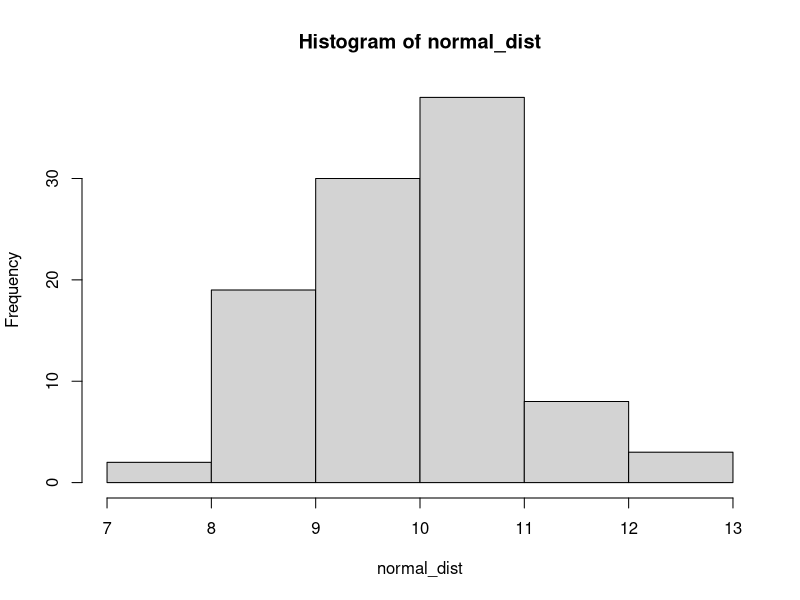
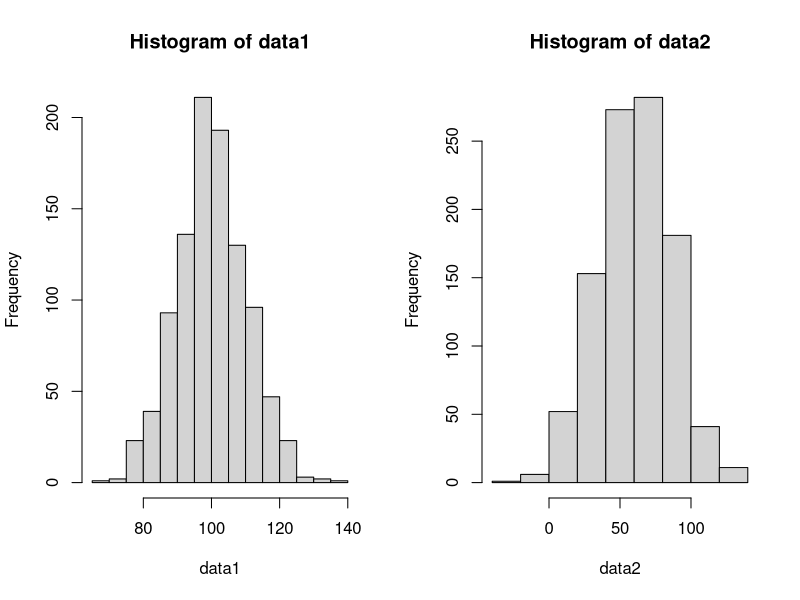
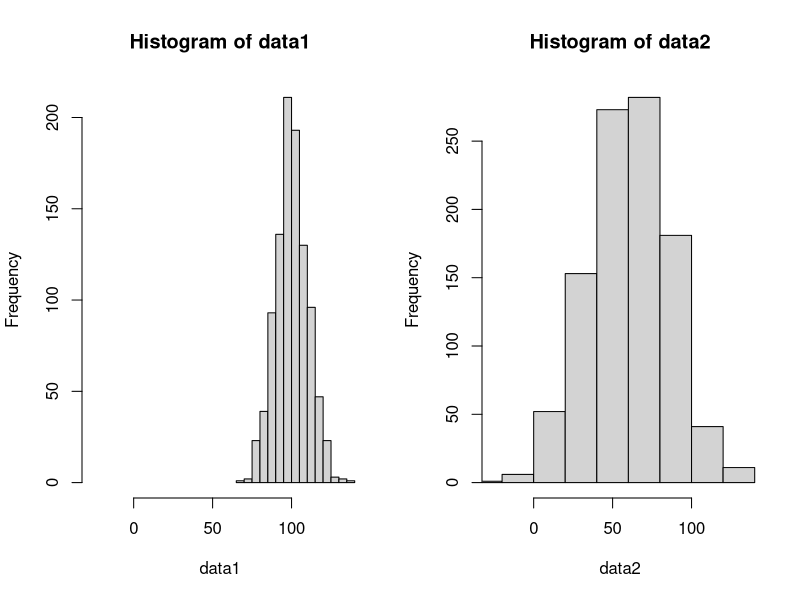

Write R code to recreate these figures, in order.
## ---- chunk 1

normal_dist <- rnorm(n = 100, ## 100 samples
                     mean = 10, ## with a mean of 10
                     sd = 1 ## and a standard deviation of 1
                     )


normal_dist
## ---- chunk 2
hist(normal_dist,breaks = 5)
## ---- chunk 3
tab_normal_dist <- summary(normal_dist)

## ---- chunk 4
tab_normal_dist
## ---- chunk 5
data1 <- rnorm(n=1000, 
              mean = 100,
              sd = 10)

data2 <- rnorm(n=1000,
               mean = 60, 
               sd = 25)

## ---- chunk 6
layout(matrix(1:2, ncol = 2))
hist(data1)
hist(data2)
## ---- chunk 7
total_range <- range(data1, data2)
## ---- chunk 8
layout(matrix(1:2, ncol = 2))
hist(data1, xlim = total_range)
hist(data2, xlim = total_range)
## ---- chunk 9

norm_comp_tab <- rbind(summary(data1),
                       summary(data2))

norm_comp_tab

## ---- chunk 10


rownames(norm_comp_tab) ## they're null


if(is.null(rownames(norm_comp_tab))){
  rownames(norm_comp_tab) <- c("data1", "data2")
}

## ---- chunk 11

knitr::kable(norm_comp_tab)
